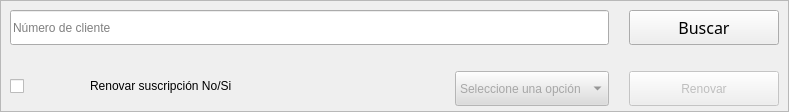
                        <widget class="QFrame" name="row_1">
                         <property name="frameShape">
                          <enum>QFrame::StyledPanel</enum>
                         </property>
                         <property name="frameShadow">
                          <enum>QFrame::Raised</enum>
                         </property>
                         <layout class="QVBoxLayout" name="verticalLayout_16">
                          <property name="spacing">
                           <number>0</number>
                          </property>
                          <property name="leftMargin">
                           <number>0</number>
                          </property>
                          <property name="topMargin">
                           <number>0</number>
                          </property>
                          <property name="rightMargin">
                           <number>0</number>
                          </property>
                          <property name="bottomMargin">
                           <number>0</number>
                          </property>
                          <item>
                           <widget class="QFrame" name="frame_div_content_1">
                            <property name="minimumSize">
                             <size>
                              <width>0</width>
                              <height>110</height>
                             </size>
                            </property>
                            <property name="maximumSize">
                             <size>
                              <width>16777215</width>
                              <height>110</height>
                             </size>
                            </property>
                            <property name="frameShape">
                             <enum>QFrame::NoFrame</enum>
                            </property>
                            <property name="frameShadow">
                             <enum>QFrame::Raised</enum>
                            </property>
                            <layout class="QVBoxLayout" name="verticalLayout_17">
                             <property name="spacing">
                              <number>0</number>
                             </property>
                             <property name="leftMargin">
                              <number>0</number>
                             </property>
                             <property name="topMargin">
                              <number>0</number>
                             </property>
                             <property name="rightMargin">
                              <number>0</number>
                             </property>
                             <property name="bottomMargin">
                              <number>0</number>
                             </property>
                             <item>
                              <widget class="QFrame" name="frame_content_wid_1">
                               <property name="frameShape">
                                <enum>QFrame::NoFrame</enum>
                               </property>
                               <property name="frameShadow">
                                <enum>QFrame::Raised</enum>
                               </property>
                               <layout class="QHBoxLayout" name="horizontalLayout_9">
                                <item>
                                 <layout class="QGridLayout" name="gridLayout">
                                  <property name="bottomMargin">
                                   <number>0</number>
                                  </property>
                                  <property name="horizontalSpacing">
                                   <number>20</number>
                                  </property>
                                  <property name="verticalSpacing">
                                   <number>0</number>
                                  </property>
                                  <item row="1" column="0" colspan="2">
                                   <widget class="QLabel" name="lblBuscar">
                                    <property name="minimumSize">
                                     <size>
                                      <width>425</width>
                                      <height>30</height>
                                     </size>
                                    </property>
                                    <property name="maximumSize">
                                     <size>
                                      <width>900</width>
                                      <height>30</height>
                                     </size>
                                    </property>
                                    <property name="text">
                                     <string/>
                                    </property>
                                   </widget>
                                  </item>
                                  <item row="3" column="2">
                                   <widget class="QComboBox" name="cmbOpcionRenovar">
                                    <property name="enabled">
                                     <bool>false</bool>
                                    </property>
                                    <property name="sizePolicy">
                                     <sizepolicy hsizetype="Expanding" vsizetype="Fixed">
                                      <horstretch>0</horstretch>
                                      <verstretch>0</verstretch>
                                     </sizepolicy>
                                    </property>
                                    <property name="minimumSize">
                                     <size>
                                      <width>0</width>
                                      <height>35</height>
                                     </size>
                                    </property>
                                    <property name="maximumSize">
                                     <size>
                                      <width>425</width>
                                      <height>35</height>
                                     </size>
                                    </property>
                                    <property name="baseSize">
                                     <size>
                                      <width>0</width>
                                      <height>0</height>
                                     </size>
                                    </property>
                                    <property name="cursor">
                                     <cursorShape>PointingHandCursor</cursorShape>
                                    </property>
                                    <property name="styleSheet">
                                     <string notr="true">background-color: rgb(220, 220, 220);
color: rgb(100, 100,100 );</string>
                                    </property>
                                    <property name="currentText">
                                     <string/>
                                    </property>
                                    <property name="maxVisibleItems">
                                     <number>10</number>
                                    </property>
                                    <property name="placeholderText">
                                     <string>Seleccione una opción</string>
                                    </property>
                                   </widget>
                                  </item>
                                  <item row="1" column="3">
                                   <widget class="QLineEdit" name="lbluid">
                                    <property name="enabled">
                                     <bool>false</bool>
                                    </property>
                                    <property name="minimumSize">
                                     <size>
                                      <width>150</width>
                                      <height>30</height>
                                     </size>
                                    </property>
                                    <property name="maximumSize">
                                     <size>
                                      <width>150</width>
                                      <height>30</height>
                                     </size>
                                    </property>
                                    <property name="styleSheet">
                                     <string notr="true">border-color: transparent;
color: transparent;
background-color: transparent;</string>
                                    </property>
                                    <property name="text">
                                     <string/>
                                    </property>
                                   </widget>
                                  </item>
                                  <item row="0" column="3">
                                   <widget class="QPushButton" name="btnBuscar">
                                    <property name="minimumSize">
                                     <size>
                                      <width>0</width>
                                      <height>35</height>
                                     </size>
                                    </property>
                                    <property name="maximumSize">
                                     <size>
                                      <width>200</width>
                                      <height>35</height>
                                     </size>
                                    </property>
                                    <property name="font">
                                     <font>
                                      <family>Montserrat</family>
                                      <pointsize>12</pointsize>
                                      <italic>false</italic>
                                      <bold>false</bold>
                                     </font>
                                    </property>
                                    <property name="cursor">
                                     <cursorShape>PointingHandCursor</cursorShape>
                                    </property>
                                    <property name="autoFillBackground">
                                     <bool>false</bool>
                                    </property>
                                    <property name="styleSheet">
                                     <string notr="true"/>
                                    </property>
                                    <property name="text">
                                     <string>Buscar</string>
                                    </property>
                                   </widget>
                                  </item>
                                  <item row="3" column="1">
                                   <widget class="QLabel" name="lblOpcionRenovar">
                                    <property name="minimumSize">
                                     <size>
                                      <width>0</width>
                                      <height>30</height>
                                     </size>
                                    </property>
                                    <property name="maximumSize">
                                     <size>
                                      <width>365</width>
                                      <height>30</height>
                                     </size>
                                    </property>
                                    <property name="styleSheet">
                                     <string notr="true"/>
                                    </property>
                                    <property name="text">
                                     <string>Renovar suscripción No/Si</string>
                                    </property>
                                   </widget>
                                  </item>
                                  <item row="3" column="0">
                                   <widget class="QCheckBox" name="chkOpcionRenovar">
                                    <property name="sizePolicy">
                                     <sizepolicy hsizetype="Expanding" vsizetype="Fixed">
                                      <horstretch>0</horstretch>
                                      <verstretch>0</verstretch>
                                     </sizepolicy>
                                    </property>
                                    <property name="minimumSize">
                                     <size>
                                      <width>0</width>
                                      <height>30</height>
                                     </size>
                                    </property>
                                    <property name="maximumSize">
                                     <size>
                                      <width>60</width>
                                      <height>30</height>
                                     </size>
                                    </property>
                                    <property name="cursor">
                                     <cursorShape>PointingHandCursor</cursorShape>
                                    </property>
                                    <property name="text">
                                     <string/>
                                    </property>
                                   </widget>
                                  </item>
                                  <item row="3" column="3">
                                   <widget class="QPushButton" name="btnRenovar">
                                    <property name="enabled">
                                     <bool>false</bool>
                                    </property>
                                    <property name="minimumSize">
                                     <size>
                                      <width>0</width>
                                      <height>35</height>
                                     </size>
                                    </property>
                                    <property name="maximumSize">
                                     <size>
                                      <width>200</width>
                                      <height>35</height>
                                     </size>
                                    </property>
                                    <property name="cursor">
                                     <cursorShape>PointingHandCursor</cursorShape>
                                    </property>
                                    <property name="styleSheet">
                                     <string notr="true"/>
                                    </property>
                                    <property name="text">
                                     <string>Renovar</string>
                                    </property>
                                   </widget>
                                  </item>
                                  <item row="0" column="0" colspan="3">
                                   <widget class="QLineEdit" name="txtBuscar">
                                    <property name="minimumSize">
                                     <size>
                                      <width>425</width>
                                      <height>35</height>
                                     </size>
                                    </property>
                                    <property name="maximumSize">
                                     <size>
                                      <width>900</width>
                                      <height>35</height>
                                     </size>
                                    </property>
                                    <property name="styleSheet">
                                     <string notr="true"/>
                                    </property>
                                    <property name="text">
                                     <string/>
                                    </property>
                                    <property name="maxLength">
                                     <number>4</number>
                                    </property>
                                    <property name="placeholderText">
                                     <string>Número de cliente</string>
                                    </property>
                                   </widget>
                                  </item>
                                 </layout>
                                </item>
                               </layout>
                              </widget>
                             </item>
                            </layout>
                           </widget>
                          </item>
                         </layout>
                        </widget>
